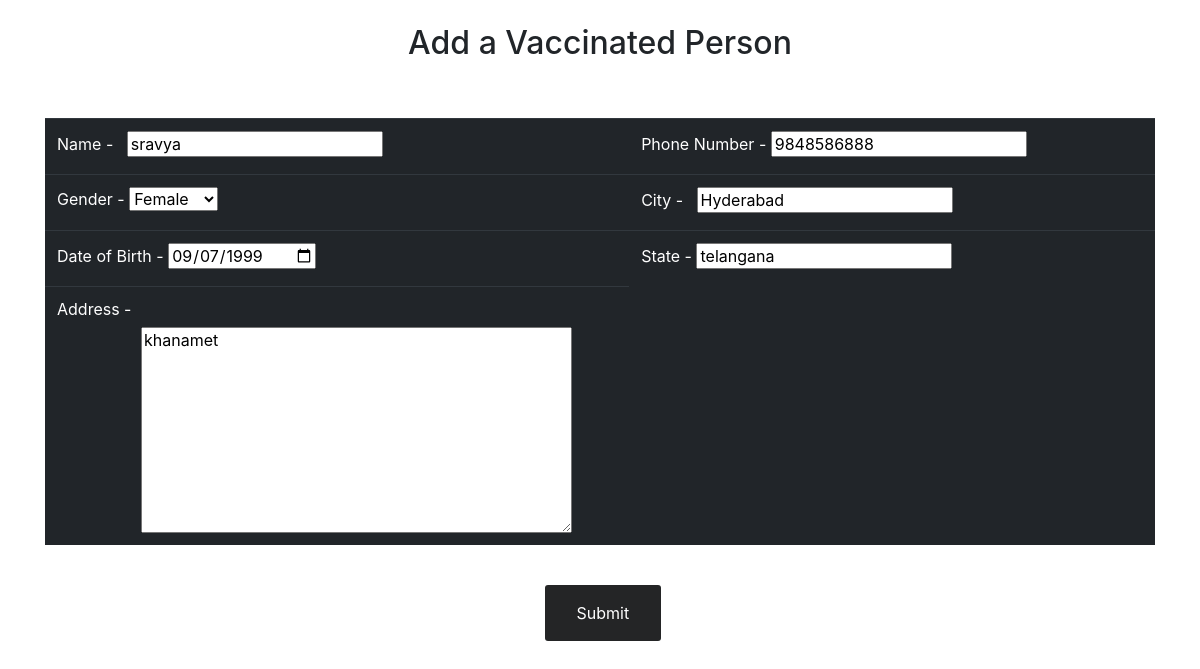
The app's page /vc/report/3/addperson/5/ (signed in) with its own data.
### C19V/models.py (models this page shows, shortened)
class VaccinatedPerson(models.Model):
    GENDER_CHOICES = (('M','Male'),('F','Female'))
    user = models.OneToOneField(User,on_delete=CASCADE)
    name = models.CharField(max_length=50,null=True)
    gender = models.CharField(max_length=1,choices=GENDER_CHOICES,null=True)
    dob = models.DateField(null=True)
    phone_no =models.CharField(max_length=10,null=True)
    address = models.TextField(max_length=128,null=True)
    city = models.CharField(max_length=50,null=True)
    state = models.CharField(max_length=50,null=True)
    date_created = models.DateTimeField(auto_now_add=True)
    centre = models.CharField(max_length=50,null=True) # TestCentre's name

### C19V/views.py (the view)
# urls.py: path('vc/report/<str:pk>/addperson/<str:user>/', views.createPerson, name="create_person"), # to add vaccination person details
@decorators.VC_required(login_url='loginvc')
def createPerson(request,pk,user):
    centre = models.TestCentre.objects.get(id=pk)     # user is the ID of User created
    user1 = User.objects.get(id=user)
    person = models.VaccinatedPerson.objects.get(user=user1)
    form = forms.PersonForm(instance=person,initial={'centre':centre.name})   # we initialized the centre because the centre is gonna add the vaccinated person
    if request.method == 'POST':
        form = forms.PersonForm(request.POST,instance=person)
        if form.is_valid():
            form.save()
            return redirect('report',pk=pk)
    dictionary = {'form': form,'update':False}          # the attribute update is to know that it is the first time adding the details
    return render(request, 'registerperson.html', dictionary)

### C19V/forms.py
class PersonForm(ModelForm):
    class Meta:
        model = models.VaccinatedPerson
        fields='__all__'
        labels={
            'dob':('Date of Birth'),
            'phone_no':('Phone Number'),
            'centre':('Vaccination Centre')
        }
        widgets={
            'dob': forms.DateInput(attrs={'type': 'date'}),
        }

### C19V/templates/registerperson.html (shortened to what this page needs)
{% load static %}
<link rel="stylesheet" href="https://maxcdn.bootstrapcdn.com/bootstrap/4.0.0/css/bootstrap.min.css"
>
<div class="container">
    <br>
    <h2 style="text-align:center;">{% if update %}Update a Vaccinated Person{% else %} Add a Vaccinated Person{% endif %}</h2><br><br>
    <form action="" method="POST">
    <table class="table table-dark table-hover">
        <tbody>
            <tr>
                <td><label for="name">Name - &nbsp</label>
                {{ form.name }}</td>
                <td><label for="phone_no">Phone Number - </label>
                {{ form.phone_no }}</td>
            </tr>
            <tr>
                <td><label for="gender">Gender - </label>
                {{ form.gender }}</td>
                <td><label for="city">City - &nbsp</label>
                {{ form.city }}</td>
            </tr>
            <tr>
                <td><label for="dob">Date of Birth - </label>
                {{ form.dob }}</td>
                <td><label for="state">State - </label>
                    {{ form.state }}</td>
            </tr>
            <tr>
                <td><label for="address">Address - </label><div style="width:50%;margin-left: 15%;">
                    {{ form.address }}</div></td>
            </tr>
        </tbody>
    </table>
    <br>
    <input style=" background-color: #242526;
      border: none;
      color: white;
      padding: 16px 32px;
      text-decoration: none;
      margin-left: 45%;
      cursor: pointer;border-radius:3px;
    " type='submit' name='Submit'>
    </form>
</div>

### records on screen
VaccinatedPerson: name "sravya", phone_no "9848586888", gender "Female", city "Hyderabad", dob "09/07/1999", state "telangana", address "khanamet"
